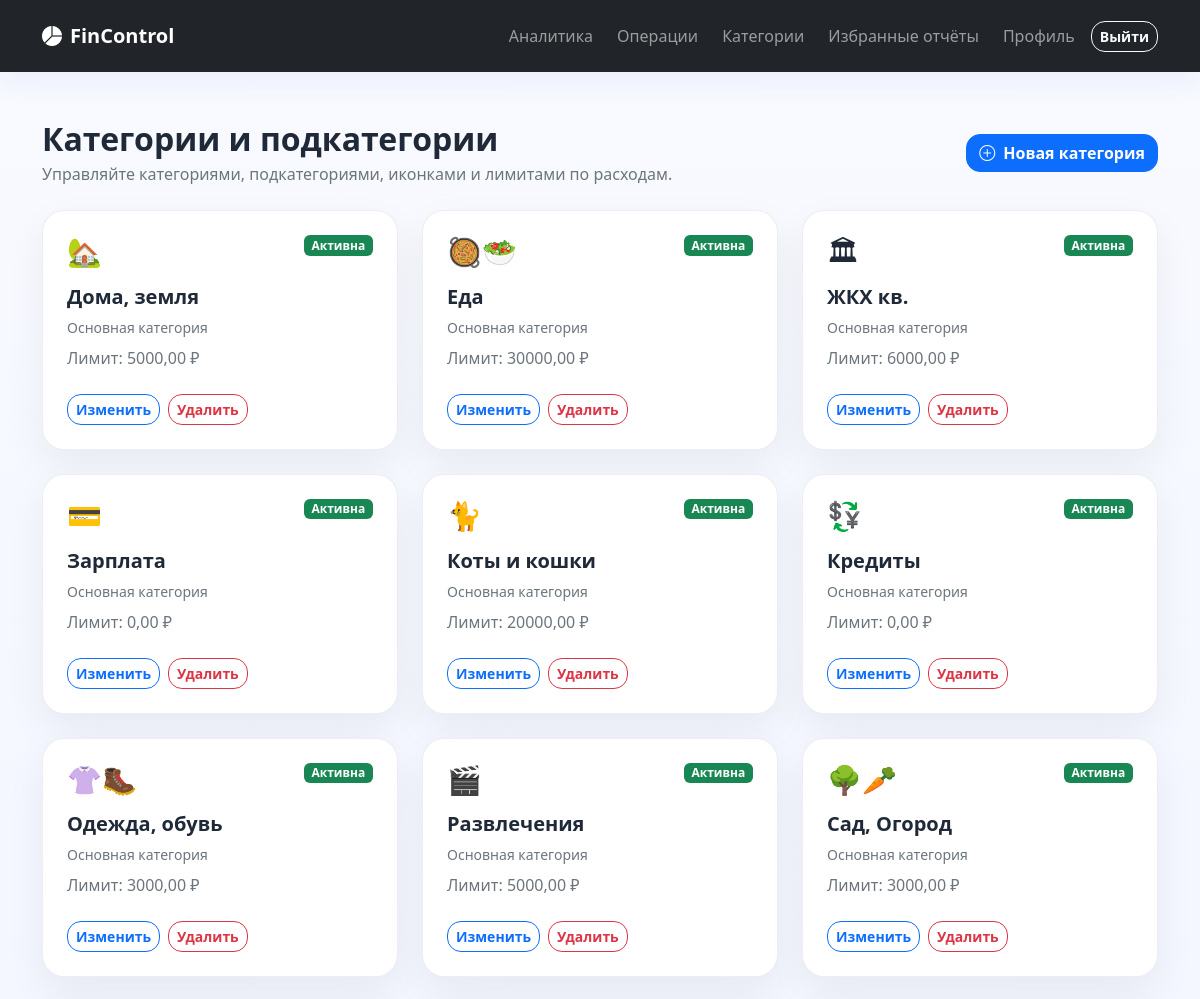
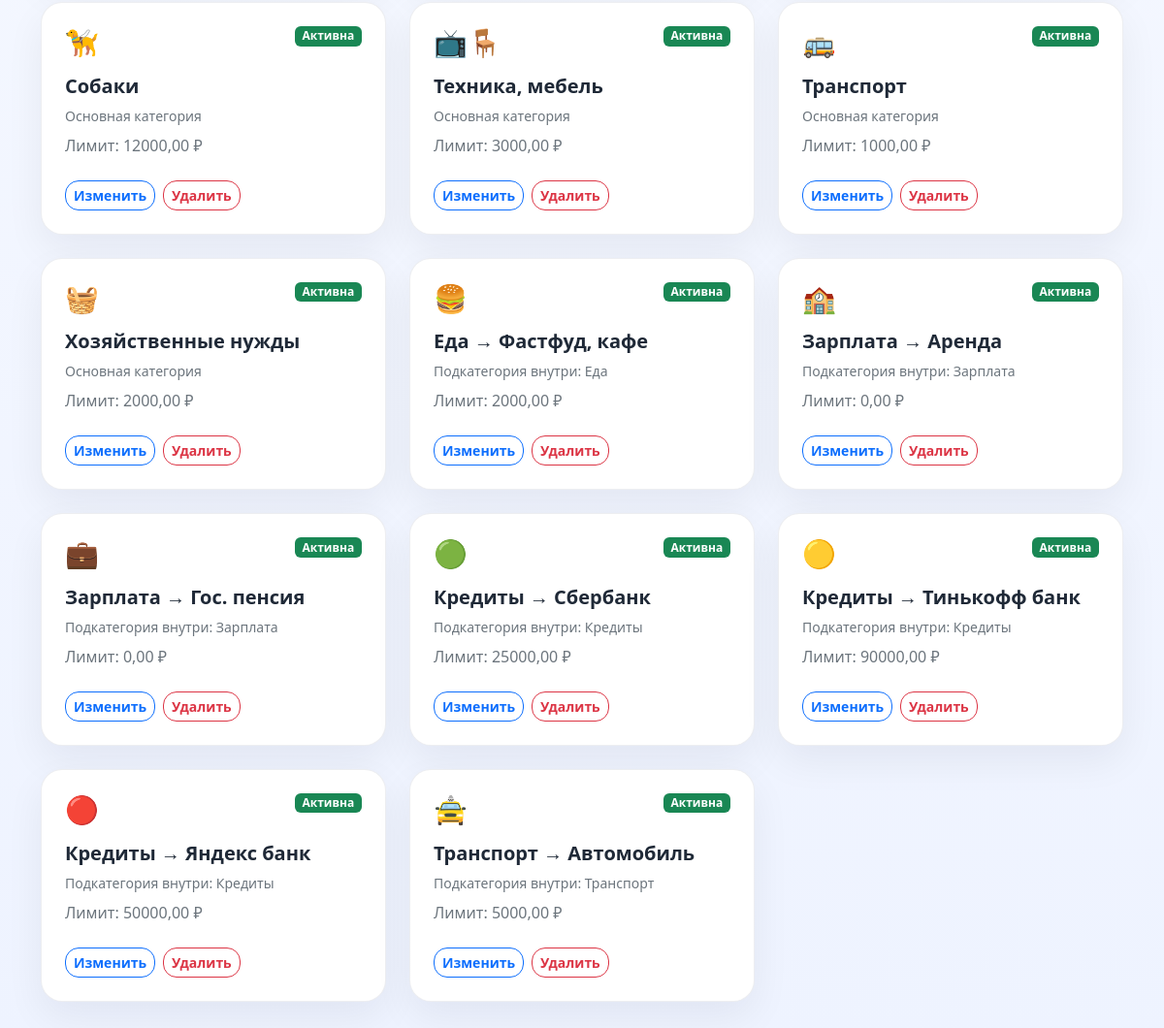
The page /categories/ (signed in) on the database its author committed (2 pictures, top to bottom).
### core/models.py (models this page shows, shortened)
class Category(models.Model):
    user = models.ForeignKey(User, on_delete=models.CASCADE, related_name="categories")
    name = models.CharField(max_length=100)
    icon = models.CharField(max_length=10, default="💼")
    parent = models.ForeignKey(
        "self",
        on_delete=models.CASCADE,
        related_name="children",
        blank=True,
        null=True,
    )
    monthly_limit = models.DecimalField(max_digits=12, decimal_places=2, default=0)
    is_active = models.BooleanField(default=True)
    created_at = models.DateTimeField(auto_now_add=True)
    class Meta:
        ordering = ["parent__name", "name"]
        unique_together = ("user", "parent", "name")
    @property
    def full_name(self) -> str:
        if self.parent:
            return f"{self.parent.name} → {self.name}"
        return self.name

### core/views.py (the view)
# urls.py: path("categories/", category_list_view, name="category_list"),
@login_required
def category_list_view(request: HttpRequest) -> HttpResponse:
    categories = request.user.categories.select_related("parent").all()
    root_categories = [item for item in categories if item.parent_id is None]
    return render(
        request,
        "core/category_list.html",
        {
            "categories": categories,
            "root_categories": root_categories,
        },
    )

### templates/core/category_list.html (shortened to what this page needs)
{% extends 'base.html' %}
{% block content %}
<div class="d-flex flex-column flex-lg-row justify-content-between align-items-lg-center gap-3 mb-4">
    <div>
        <h1 class="h2 fw-bold mb-1">Категории и подкатегории</h1>
        <p class="text-secondary mb-0">Управляйте категориями, подкатегориями, иконками и лимитами по расходам.</p>
    </div>
    <a href="{% url 'category_create' %}" class="btn btn-primary"><i class="bi bi-plus-circle me-2"></i>Новая категория</a>
</div>
<div class="row g-4">
    {% for category in categories %}
        <div class="col-md-6 col-xl-4">
            <div class="fc-card p-4 h-100">
                <div class="d-flex justify-content-between align-items-start mb-3">
                    <div class="h3 mb-0">{{ category.icon }}</div>
                    {% if category.is_active %}
                        <span class="badge text-bg-success">Активна</span>
                    {% else %}
                        <span class="badge text-bg-secondary">Выключена</span>
                    {% endif %}
                </div>
                <h2 class="h5 fw-bold">{{ category.full_name }}</h2>
                {% if category.parent %}
                    <div class="small text-secondary mb-2">Подкатегория внутри: {{ category.parent.name }}</div>
                {% else %}
                    <div class="small text-secondary mb-2">Основная категория</div>
                {% endif %}
                <p class="text-secondary mb-4">Лимит: {{ category.monthly_limit|floatformat:2 }} ₽</p>
                <div class="d-flex gap-2">
                    <a href="{% url 'category_update' category.pk %}" class="btn btn-sm btn-outline-primary">Изменить</a>
                    <a href="{% url 'category_delete' category.pk %}" class="btn btn-sm btn-outline-danger">Удалить</a>
                </div>
            </div>
        </div>
    {% empty %}
        <div class="col-12">
            <div class="fc-card p-4 text-center text-secondary">Категорий пока нет.</div>
        </div>
    {% endfor %}
</div>
{% endblock %}

### static/css/styles.css (style rules this page uses)
:root { --fc-bg: #f6f8fc; --fc-card: #ffffff; --fc-text: #1f2937; --fc-muted: #6b7280; --fc-primary: #4f46e5; --fc-success: #10b981; --fc-danger: #ef4444; --fc-warning: #f59e0b; --fc-border: #e5e7eb; }
body { background: linear-gradient(180deg, #f8faff 0%, #eef3ff 100%); color: var(--fc-text); font-family: "Segoe UI", Tahoma, Geneva, Verdana, sans-serif; }
.fc-card { background: var(--fc-card); border: 1px solid rgba(229, 231, 235, 0.7); border-radius: 22px; box-shadow: 0 16px 40px rgba(15, 23, 42, 0.06); }
.btn { border-radius: 14px; font-weight: 600; }

### rows shown on the page
Category: icon "🏡", is_active "Активна", full_name "Дома, земля", shows "Основная категория", monthly_limit "5000,00"
Category: icon "🥘🥗", is_active "Активна", full_name "Еда", shows "Основная категория", monthly_limit "30000,00"
Category: icon "🏛", is_active "Активна", full_name "ЖКХ кв.", shows "Основная категория", monthly_limit "6000,00"
Category: icon "💳", is_active "Активна", full_name "Зарплата", shows "Основная категория", monthly_limit "0,00"
Category: icon "🐈", is_active "Активна", full_name "Коты и кошки", shows "Основная категория", monthly_limit "20000,00"
Category: icon "💱", is_active "Активна", full_name "Кредиты", shows "Основная категория", monthly_limit "0,00"
Category: icon "👚🥾", is_active "Активна", full_name "Одежда, обувь", shows "Основная категория", monthly_limit "3000,00"
Category: icon "🎬", is_active "Активна", full_name "Развлечения", shows "Основная категория", monthly_limit "5000,00"
Category: icon "🌳🥕", is_active "Активна", full_name "Сад, Огород", shows "Основная категория", monthly_limit "3000,00"
Category: icon "🦮", is_active "Активна", full_name "Собаки", shows "Основная категория", monthly_limit "12000,00"
Category: icon "📺🪑", is_active "Активна", full_name "Техника, мебель", shows "Основная категория", monthly_limit "3000,00"
Category: icon "🚌", is_active "Активна", full_name "Транспорт", shows "Основная категория", monthly_limit "1000,00"
Category: icon "🧺", is_active "Активна", full_name "Хозяйственные нужды", shows "Основная категория", monthly_limit "2000,00"
Category: icon "🍔", is_active "Активна", full_name "Еда → Фастфуд, кафе", parent.name "Еда", monthly_limit "2000,00"
Category: icon "🏫", is_active "Активна", full_name "Зарплата → Аренда", parent.name "Зарплата", monthly_limit "0,00"
Category: icon "💼", is_active "Активна", full_name "Зарплата → Гос. пенсия", parent.name "Зарплата", monthly_limit "0,00"
Category: icon "🟢", is_active "Активна", full_name "Кредиты → Сбербанк", parent.name "Кредиты", monthly_limit "25000,00"
Category: icon "🟡", is_active "Активна", full_name "Кредиты → Тинькофф банк", parent.name "Кредиты", monthly_limit "90000,00"
Category: icon "🔴", is_active "Активна", full_name "Кредиты → Яндекс банк", parent.name "Кредиты", monthly_limit "50000,00"
Category: icon "🚖", is_active "Активна", full_name "Транспорт → Автомобиль", parent.name "Транспорт", monthly_limit "5000,00"
